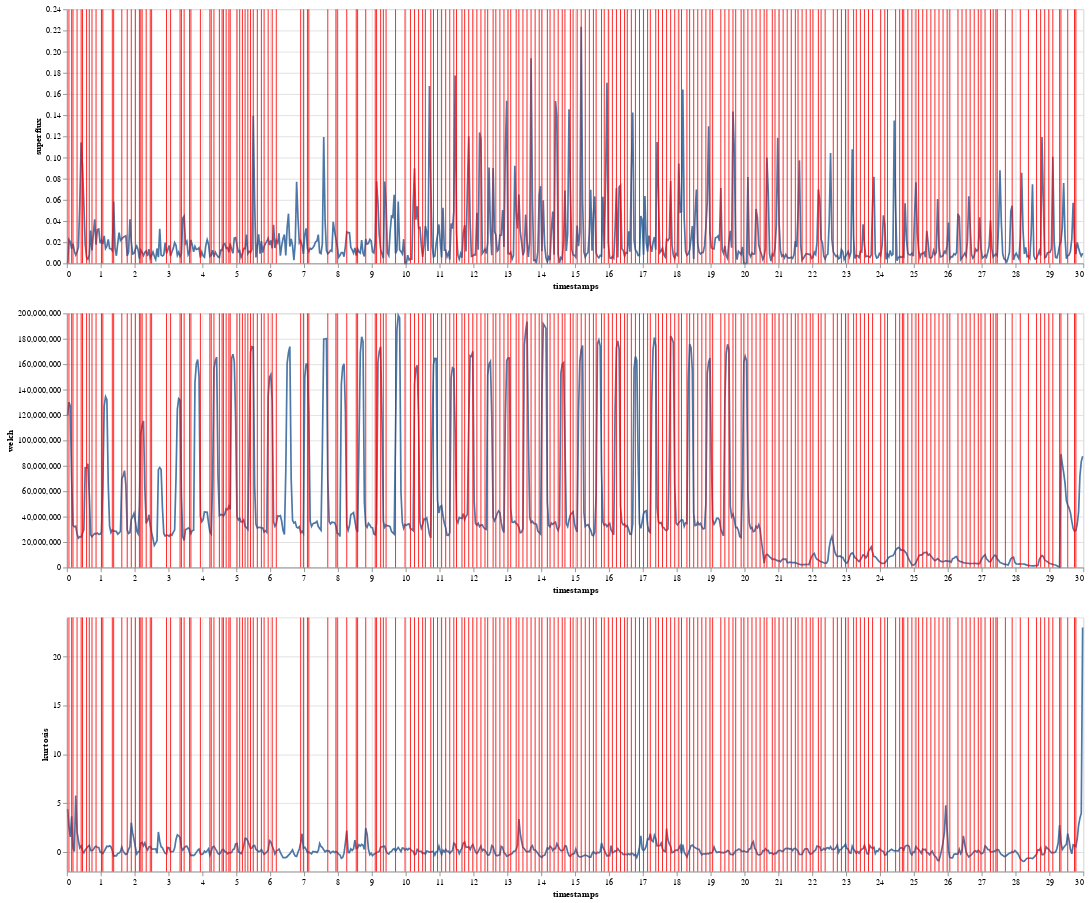

The notebook cell this image was saved under:
### Code cell
base = alt.Chart(data[data["file"]==file])

features = base.mark_line().encode(x="timestamps", y=alt.Y(alt.repeat("row"), type='quantitative')).properties(width=1200)

onsets = alt.Chart(data[data["file"]==file][data["onset"]]).mark_rule(color='red').encode(
    x='timestamps'
)

(features + onsets).repeat(row=["superflux", "welch", "kurtosis"])

### Figure 1 — Vega-Lite specification as saved in the notebook (floating-point values rounded to 4 significant figures; data arrays with more than 128 entries replaced by an {"elided": "..."} marker saying what was removed)
{"config": {"view": {"continuousWidth": 400, "continuousHeight": 300}}, "repeat": {"row": ["superflux", "welch", "kurtosis"]}, "spec": {"layer": [{"data": {"name": "data-e88dc58b814598037edeaf3c312f4c8b"}, "mark": "line", "encoding": {"x": {"field": "timestamps", "type": "quantitative"}, "y": {"field": {"repeat": "row"}, "type": "quantitative"}}, "width": 1200}, {"data": {"name": "data-5a9c4c2b5a8b4a58da4d15b533bbd046"}, "mark": {"type": "rule", "color": "red"}, "encoding": {"x": {"field": "timestamps", "type": "quantitative"}}}]}, "$schema": "https://vega.github.io/schema/vega-lite/v4.17.0.json", "datasets": {"data-e88dc58b814598037edeaf3c312f4c8b": {"elided": "750 records"}, "data-5a9c4c2b5a8b4a58da4d15b533bbd046": {"elided": "235 records"}}}
